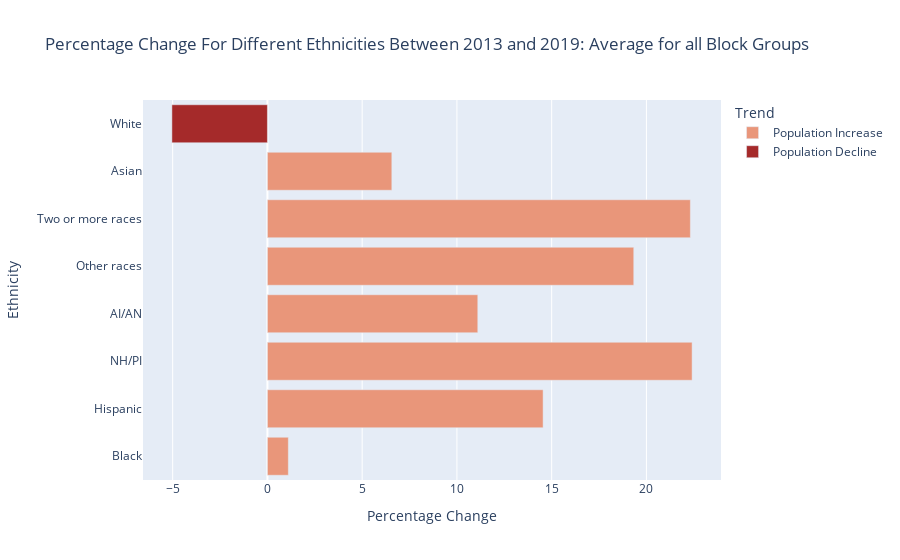

The notebook cell this image was saved under:
### Code cell
blockabsolute["Trend"] = np.where(blockabsolute["Change"]<0, 'Population Decline','Population Increase')
fig = px.bar(blockabsolute, 
             y=blockabsolute['Ethnicity'], 
             x=blockabsolute['Change'],
             title="Percentage Change For Different Ethnicities Between 2013 and 2019: Average for all Block Groups",
             orientation='h',
             color=blockabsolute['Trend'],
             color_discrete_sequence=["#e9967a","#a52a2a"],
             labels={'Ethnicity':'Ethnicity',
                    'Change':'Percentage Change'}
            )

fig.show()
# brown

### Figure 1 — Plotly figure (JSON) as saved in the notebook; plotly's stock layout.template omitted (floating-point values rounded to 4 significant figures)
{"data": [{"alignmentgroup": "True", "hovertemplate": "Trend=Population Increase<br>Percentage Change=%{x}<br>Ethnicity=%{y}<extra></extra>", "legendgroup": "Population Increase", "marker": {"color": "#e9967a", "pattern": {"shape": ""}}, "name": "Population Increase", "offsetgroup": "Population Increase", "orientation": "h", "showlegend": true, "textposition": "auto", "type": "bar", "x": [1.104, 14.55, 22.41, 11.1, 19.33, 22.32, 6.565], "xaxis": "x", "y": ["Black", "Hispanic", "NH/PI", "AI/AN", "Other races", "Two or more races", "Asian"], "yaxis": "y"}, {"alignmentgroup": "True", "hovertemplate": "Trend=Population Decline<br>Percentage Change=%{x}<br>Ethnicity=%{y}<extra></extra>", "legendgroup": "Population Decline", "marker": {"color": "#a52a2a", "pattern": {"shape": ""}}, "name": "Population Decline", "offsetgroup": "Population Decline", "orientation": "h", "showlegend": true, "textposition": "auto", "type": "bar", "x": [-5.041], "xaxis": "x", "y": ["White"], "yaxis": "y"}], "layout": {"autosize": true, "barmode": "relative", "legend": {"title": {"text": "Trend"}, "tracegroupgap": 0}, "title": {"text": "Percentage Change For Different Ethnicities Between 2013 and 2019: Average for all Block Groups"}, "xaxis": {"anchor": "y", "autorange": true, "domain": [0, 1], "range": [-6.566, 23.94], "title": {"text": "Percentage Change"}, "type": "linear"}, "yaxis": {"anchor": "x", "autorange": true, "domain": [0, 1], "range": [-0.5, 7.5], "title": {"text": "Ethnicity"}, "type": "category"}}}
